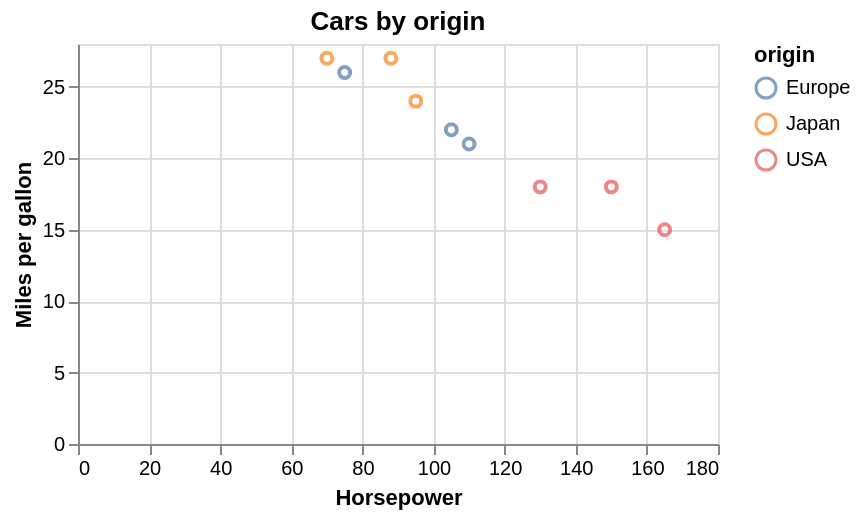

The notebook cell saved with this chart:
### Markdown cell above
## Example 3: scatter with a categorical color encoding

This is where the translator earns its keep — `color` becomes a `groupby` plus a per-group `ax.scatter` call plus a legend. Vega-Lite would do all three from `"color": {"field": ...}`.

### Code cell
spec_scatter_color = {
    "data": {"values": [
        {"hp": 130, "mpg": 18.0, "origin": "USA"},
        {"hp": 165, "mpg": 15.0, "origin": "USA"},
        {"hp": 150, "mpg": 18.0, "origin": "USA"},
        {"hp": 95,  "mpg": 24.0, "origin": "Japan"},
        {"hp": 70,  "mpg": 27.0, "origin": "Japan"},
        {"hp": 88,  "mpg": 27.0, "origin": "Japan"},
        {"hp": 75,  "mpg": 26.0, "origin": "Europe"},
        {"hp": 105, "mpg": 22.0, "origin": "Europe"},
        {"hp": 110, "mpg": 21.0, "origin": "Europe"},
    ]},
    "mark": "point",
    "encoding": {
        "x": {"field": "hp", "type": "quantitative", "title": "Horsepower"},
        "y": {"field": "mpg", "type": "quantitative", "title": "Miles per gallon"},
        "color": {"field": "origin", "type": "nominal"},
    },
    "title": "Cars by origin",
}

show_side_by_side(spec_scatter_color)

### Figure 1 — Vega-Lite specification as saved in the notebook (floating-point values rounded to 4 significant figures)
{"config": {"view": {"continuousWidth": 300, "continuousHeight": 300}}, "data": {"name": "data-d12e8fad5961077931e4bf88ee423b8a"}, "mark": "point", "encoding": {"color": {"field": "origin", "type": "nominal"}, "x": {"field": "hp", "title": "Horsepower", "type": "quantitative"}, "y": {"field": "mpg", "title": "Miles per gallon", "type": "quantitative"}}, "height": 200, "title": "Cars by origin", "width": 320, "$schema": "https://vega.github.io/schema/vega-lite/v6.1.0.json", "datasets": {"data-d12e8fad5961077931e4bf88ee423b8a": [{"hp": 130, "mpg": 18.0, "origin": "USA"}, {"hp": 165, "mpg": 15.0, "origin": "USA"}, {"hp": 150, "mpg": 18.0, "origin": "USA"}, {"hp": 95, "mpg": 24.0, "origin": "Japan"}, {"hp": 70, "mpg": 27.0, "origin": "Japan"}, {"hp": 88, "mpg": 27.0, "origin": "Japan"}, {"hp": 75, "mpg": 26.0, "origin": "Europe"}, {"hp": 105, "mpg": 22.0, "origin": "Europe"}, {"hp": 110, "mpg": 21.0, "origin": "Europe"}]}}
